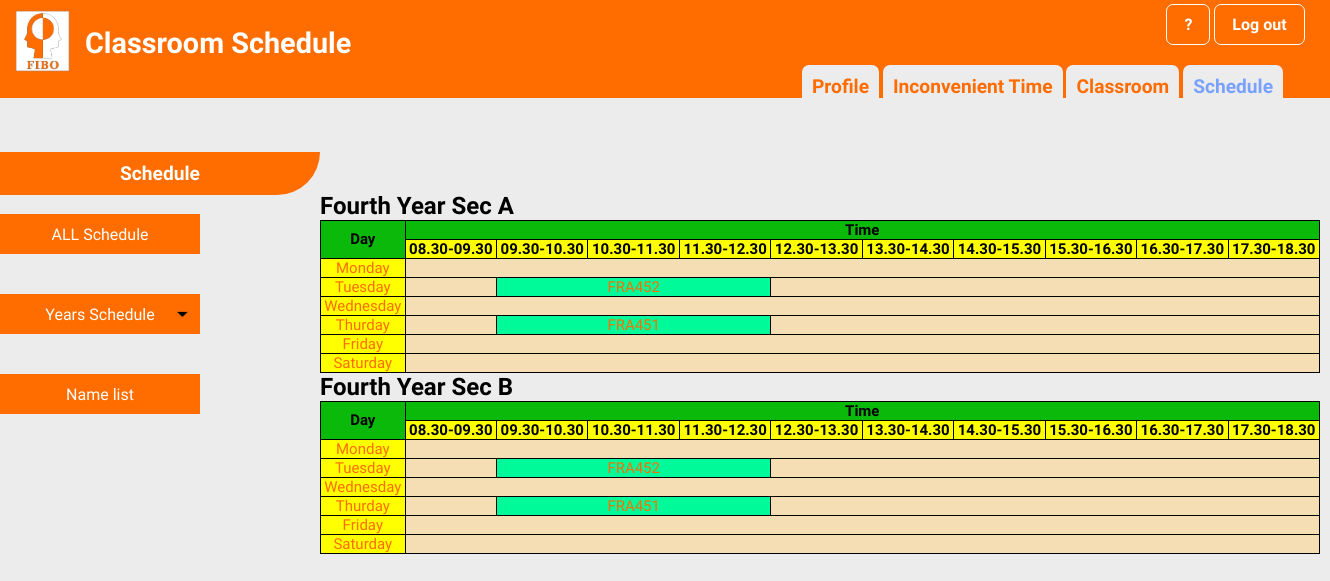
Screenshot of /user4-b4.php with the database file from the repository.
### tables this page shows
CREATE TABLE `table_subject_description_output` (
  `No` int(100) NOT NULL,
  `subject_level` varchar(100) NOT NULL,
  `subject_code` varchar(100) NOT NULL,
  `subject_room` varchar(100) NOT NULL,
  `subject_hour_per_week` varchar(100) NOT NULL,
  `subject_hour_per_day` varchar(100) NOT NULL,
  `subject_sec` varchar(100) NOT NULL,
  `Day` varchar(100) NOT NULL,
  `start_time` varchar(100) NOT NULL
);

### user4-b4.php (the view, shortened to what this page needs)
<!DOCTYPE html>
<html lang="en">
  <head>
    <link rel="stylesheet" type="text/css" href="css/user4-1.css">
    <link rel="stylesheet" type="text/css" href="css/user4-2.css">
  </head>
<body>
<header>
<img src="images/FIBO_logo.jpg" width="55" height="62" style="margin-top: 10px; margin-left: 10px">
<div style="font-size: 1.8em; margin-top: -50px; margin-left: 80px">
<b>Classroom Schedule</b>
</div><br><br>
</header>
<div style="margin-top: -94px; margin-left:87.7%">
<a href="index.php" class="btn"><b>?</b></a>
<a href="index.php" class="btn"><b>Log out</b></a>
</div>
<div style="margin-top: 20px; margin-left:60.3%">
<a href="user1.php" class="btn1"><b>Profile</b></a>
<a href="user2.php" class="btn1" ><b>Inconvenient Time</b></a>
<a href="user3.php" class="btn1"><b>Classroom</b></a>
<a href="user4.php" class="btn1"style=" color: #79a2ff"><b>Schedule</b></a>
</div>
<div style="margin-top: 25px;">
    <br><b class="topics">Schedule</b><br><br>
</div>
        <ul id="navbar">
                <li><a href="user4.php"style ="
                    background-color:#ff6d00;">ALL Schedule</a>
                <li><a href="user4-1.php" style ="background: url(images/arrow.png);
                    background-repeat: no-repeat;
                    background-size: 25px;
                    background-position: right center;
                    background-color:#ff6d00">Years Schedule</a>
                </li>
                <li><a href="user4-2.php"style ="
                    background-repeat: no-repeat;
                    background-size: 25px;
                    background-position: right center;
                    background-color:#ff6d00;
                    margin-top : -0.5px">Name list</a>
                </li>
            </ul>
        <div  style="margin-top: -300px; margin-left: 320px" class="show">
        <h1>Fourth Year Sec A</h1>
        <table>
            <tr class="head">
                <th rowspan="2">
                    Day
                </th>
                <th colspan="10">
                    Time
                </th>
            </tr>
            <tr  class="head-time">
                <th>
                    08.30-09.30
                </th>
                <th>
                    09.30-10.30
                </th>
                <th>
                    10.30-11.30
                </th>
                <th>
                    11.30-12.30
                </th>
                <th>
                    12.30-13.30
                </th>
                <th>
                    13.30-14.30
                </th>
                <th>
                    14.30-15.30
                </th>
                <th>
                    15.30-16.30
                </th>
                <th>
                    16.30-17.30
                </th>
                <th>
                    17.30-18.30
                </th>
            </tr>
            <tr>
                <td style="background-color: yellow">
                    Monday
                </td>
                <?php
                    createTable("4", "A", "0");
                ?>
            </tr>
            <tr>
                <td style="background-color: yellow">
                    Tuesday
                </td>
                <?php
                    createTable("4", "A", "1");
                ?>
            </tr>
            <tr>
                <td style="background-color: yellow">
                    Wednesday
                </td>
            </tr>
            <tr>
                <td style="background-color: yellow">
                    Thurday
                </td>
                <?php
                    createTable("4", "A", "3");
                ?>
            </tr>
            <tr>
                <td style="background-color: yellow">
                    Friday
                </td>
            </tr>
            <tr>
                <td style="background-color: yellow">
                    Saturday
                </td>
            </tr>
            </table>
            <h1>Fourth Year Sec B</h1>
            <table>
            <tr class="head">
                <th rowspan="2">
                    Day
                </th>
                <th colspan="10">
                    Time
                </th>
            </tr>
            <tr  class="head-time">
                <th>
                    08.30-09.30
                </th>
                <th>
                    09.30-10.30
                </th>
                <th>
                    10.30-11.30
                </th>
                <th>
                    11.30-12.30
                </th>
                <th>
                    12.30-13.30
                </th>
                <th>
                    13.30-14.30
                </th>
                <th>
                    14.30-15.30
                </th>
                <th>
                    15.30-16.30
                </th>
                <th>
                    16.30-17.30
                </th>
                <th>
                    17.30-18.30
                </th>
            </tr>
            <tr>
                <td style="background-color: yellow">
                    Monday
                </td>
            </tr>
            <tr>
                <td style="background-color: yellow">
                    Tuesday
                </td>
                <?php
                    createTable("4", "B", "1");
                ?>
            </tr>
            <tr>
                <td style="background-color: yellow">
                    Wednesday
                </td>
            </tr>
            <tr>
                <td style="background-color: yellow">
                    Thurday
                </td>
                <?php
                    createTable("4", "B", "3");
                ?>
            </tr>
            <tr>
                <td style="background-color: yellow">
                    Friday
                </td>
            </tr>
            <tr>
                <td style="background-color: yellow">
                    Saturday
                </td>
            </tr>
            </table>
  </body>
</html>
<?php
    function createTable($year, $sec, $day) {
        require 'dbconfig/config.php';
        $count = 0;
        $check1 = 0;
        $check3 = 0;
        $run = "SELECT * FROM `table_subject_description_output` ORDER BY `table_subject_description_output`.`start_time` ASC";
        $smyData = mysqli_query($con, $run);
        while($row = mysqli_fetch_array($smyData)) {
            $hour = (int)$row['subject_hour_per_day'];
            $time = (int)$row['start_time'];
            if($row['subject_level'] == $year ) {
                if($row['subject_sec'] == $sec || $row['subject_sec'] == "AB") {
                    if($row['Day'] == $day){
                        if($time == 99) {
                            echo "<td style='background-color: wheat;' colspan='10'></td>";
                        }
                        else if($time >= 0) {
                            $count = $count + 1;
                            if($count == 1) {
                                if($time == 0) {
                                    echo "<td style='background-color: #00FA9A' colspan='$hour'>" . $row['subject_code'] . "</td>";
                                    $check1 = $check1 + $hour;
                                }
                                else if($time > 0) {
                                    echo "<td style='background-color: wheat;' colspan='$time'></td>";
                                    echo "<td style='background-color: #00FA9A' colspan='$hour'>" . $row['subject_code'] . "</td>";
                                    $check1 = $check1 + $time + $hour;
                                }
                            }
                        }
                    }
                }
            }
        }
        $total = $check3;
        $total = 10 - $total;
        if($total != 0) {
            echo "<td style='background-color: wheat;' colspan='10-$total'></td>";
        }
    }
?>

### css/user4-1.css (style rules this page uses)
* { margin: 0; padding: 0; }
.btn { display: inline-block; border:1.5px solid white; padding: 10px 17px; background-color: #ff6c00; text-decoration: none; font-family: 'Work Sans', sans-serif; font-size: 1em; color: #ffffff ; border-radius:7px; transition: 0.1s; }
.btn1 { display: inline-block; border: 0px solid #ff6c00; padding: 10px 10px; background-color: #ececec; text-decoration: none; font-family: 'Work Sans', sans-serif; font-size: 1.2em; color: #ff6c00 ; border-radius: 7px; transition: 0.1s; }
.topics { display: inline-block; border: 0px solid #ff6c00; padding: 10px 120px; background-color: #ff6c00; text-decoration: none; font-family: 'Work Sans', sans-serif; font-size: 1.2em; color: #ffffff ; border-bottom-right-radius: 50px; transition: 0.1s; }
table, tr, th, td { border: 1px solid black; border-collapse: collapse; }
.head { background-color: #6CC417; font-size: 15px; text-align: center; }
.head-time { background-color: yellow; font-size: 15px; text-align: center; }
body { background-color: #f0f0f0; color: Black ; font-family: 'Work Sans', sans-serif; font-size: 1em; text-align: left; }
header { background: #ff6c00 none repeat-x 0 0; color: #FFFFFF; margin-top: 0px; padding: 0 5px; text-align: left; }
.show { margin-top: -225px; margin-left: 450px }
h1 { color: Black ; font-family: 'Work Sans', sans-serif; font-size: 1.5em; text-align: left; }
li { list-style-type: none; text-align: center; height: 40px; width:200px; }
li a { text-decoration: none; background: #ff6d00; display: block; color: #ffffff; height: 40px; width:200px; line-height: 42px; }
#navbar > li { margin-bottom: 40px; }

### css/user4-2.css (style rules this page uses)
* { margin: 0; padding: 0; }
body { font-family: 'Kanit', sans-serif; }
table { border-collapse: collapse; width: 1000px; height: auto; }
table, th, td { border: 1px solid black; }
.head th { text-align: center; color: black; font-size: 15px; background: rgb(10, 185, 10); }
.head-time th { text-align: center; color: black; font-size: 15px; background: yellow; }
td { text-align: center; font-size: 15px; }

### user4-b4.php (style rules this page uses)
body { background-color: #ececec; color: #ff6c00 ; font-family: 'Work Sans', sans-serif; font-size: 1em; text-align: left; }
header { background: #ff6c00 none repeat-x 0 0; color: #FFFFFF; margin-top: 0px; padding: 0 5px; text-align: left; }

### rows the page displays
table_subject_description_output: subject_code "FRA452"
table_subject_description_output: subject_code "FRA451"
